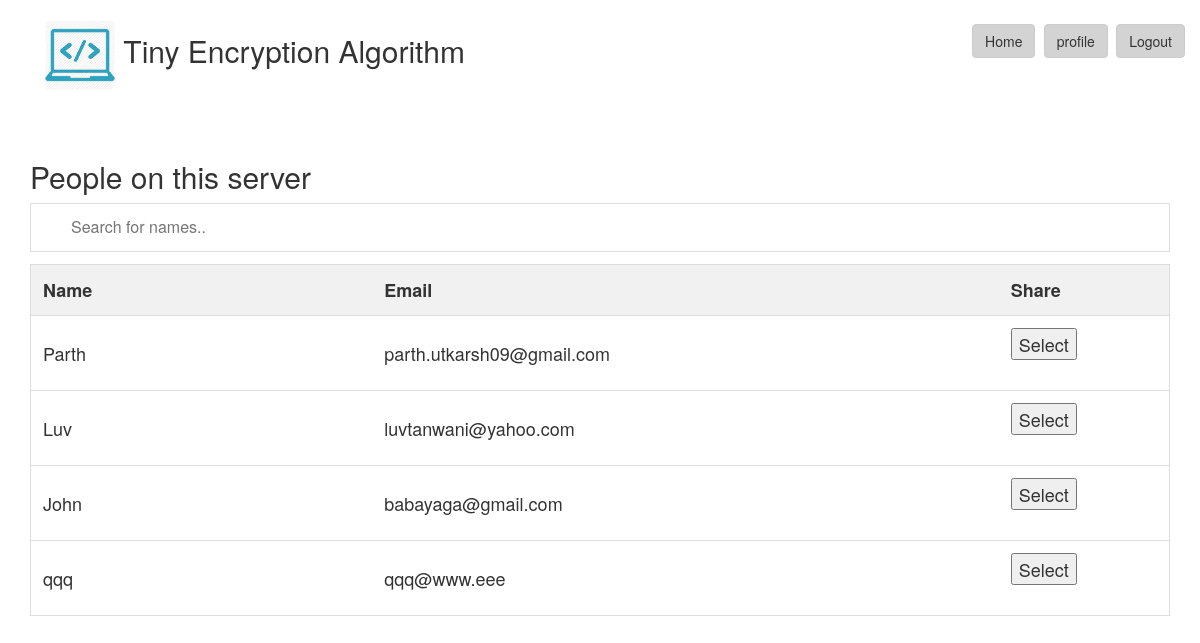
/share.php, run on the app's committed database.
### tables this page shows
CREATE TABLE `user_record` (
  `user_id` int(11) NOT NULL,
  `first_name` varchar(20) NOT NULL,
  `last_name` varchar(20) NOT NULL,
  `email` varchar(30) NOT NULL,
  `password` varchar(20) NOT NULL,
  `dir_state` int(11) DEFAULT NULL
);

### share.php (the view, shortened to what this page needs)
<?php
include 'conn.php';
?>
<html>
<head>
  <link rel="stylesheet" href="bootstrap.css">
</head>
<div class="container">
   <h2 class="qqq"> <img src="a.jpg" class="img-rounded"  width="70" height="70">
    Tiny Encryption Algorithm
    <div class="qwq">
      <a href="main.php"><button type="button" class="btn btn-default" style="background-color: lightgray;">Home</button></a>
      <a href="file_record.php"><button type="button" class="btn btn-default" style="background-color: lightgray;">profile</button></a>
      <a href="logout.php"><button type="button" class="btn btn-default" style="background-color: lightgray;">Logout</button></a>
    </div>
  </h2>
  </div>
<body class="container">
  <br><br>
<h2>People on this server</h2>
<input type="text" id="myInput" onkeyup="myFunction()" placeholder="Search for names.." title="Type in a name">
<table id="myTable">
  <tr class="header">
    <th style="width:30%;">Name</th>
    <th style="width:55%;">Email</th>
    <th style="width:15%;">Share</th>
  </tr>
  <?php
        $link=$_POST['link']; $file_name=$_POST['file_name'];
        $result = mysqli_query($con, "SELECT user_id, first_name, email FROM user_record");
        if (mysqli_num_rows($result)) {
            while ($row = mysqli_fetch_assoc($result)) {
                echo "<tr>
                      <td>{$row['first_name']}</td>
                      <td>{$row['email']}</td>
                      <td>
                     <form action='send.php' method='POST'>
                     <input type='hidden' value={$link} name='link'>
                     <input type='hidden' value={$row['user_id']} name='rcpt_id'>
                     <input type='hidden' value={$row['first_name']} name='rcpt_name'>
                     <input type='hidden' value={$file_name} name='file_name'>
                     <input type='submit' value='Select'>
                     </form>
                      </td>
                      </tr>";
            }
        }
  ?>
</table>
</body>
</body>
</html>

### share.php (style rules this page uses)
.qwq { float: right; }
* { box-sizing: border-box; }
#myInput { background-image: url('/css/searchicon.png'); background-position: 10px 10px; background-repeat: no-repeat; width: 100%; font-size: 16px; padding: 12px 20px 12px 40px; border: 1px solid #ddd; margin-bottom: 12px; }
#myTable { border-collapse: collapse; width: 100%; border: 1px solid #ddd; font-size: 18px; }
#myTable th, #myTable td { text-align: left; padding: 12px; }
#myTable tr { border-bottom: 1px solid #ddd; }
#myTable tr.header, #myTable tr:hover { background-color: #f1f1f1; }

### data on the page
user_record: first_name "Parth", email "parth.utkarsh09@gmail.com"
user_record: first_name "Luv", email "luvtanwani@yahoo.com"
user_record: first_name "John", email "babayaga@gmail.com"
user_record: first_name "qqq", email "qqq@www.eee"
